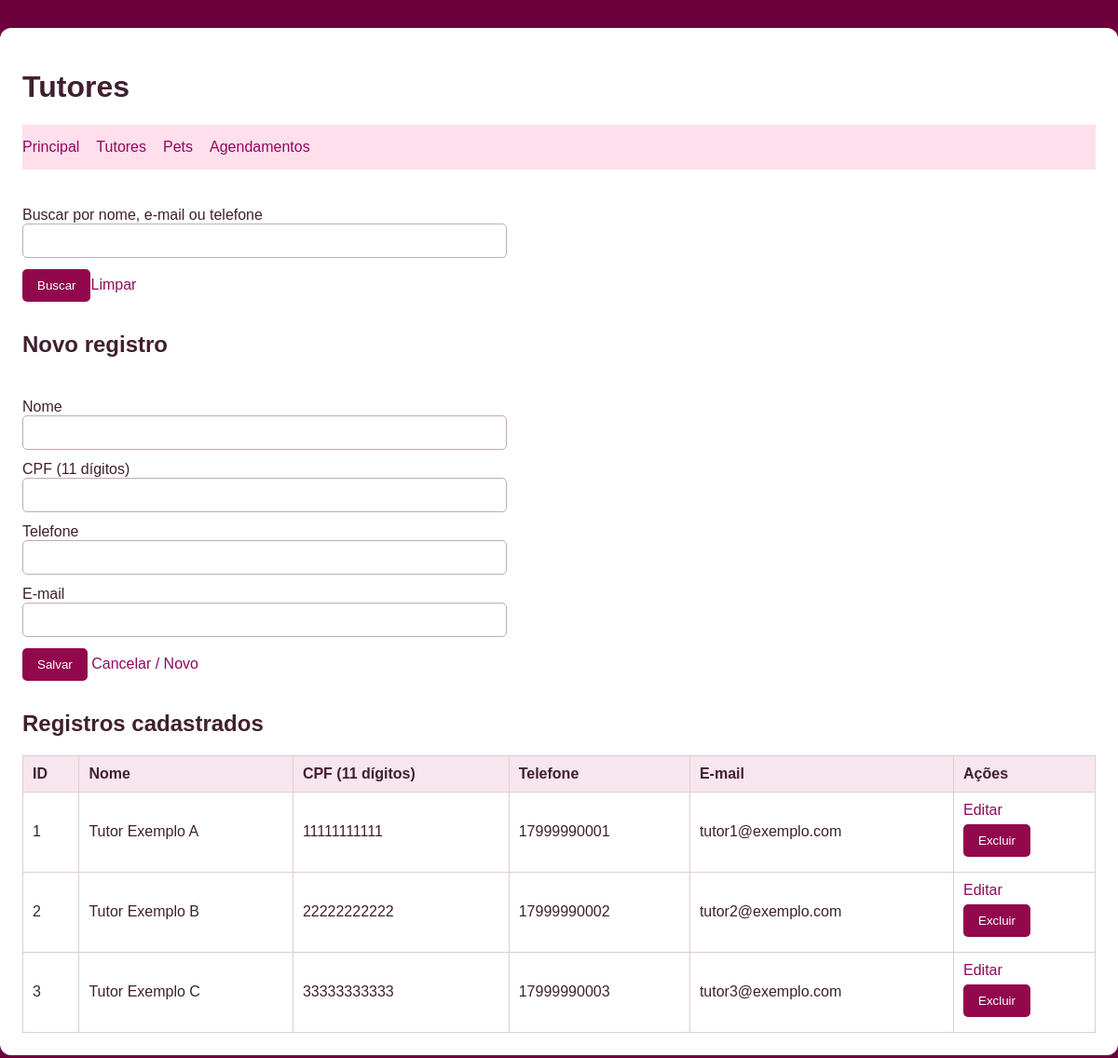
The page /sistema/tutores.php (signed in) on the database its author committed.
### tables this page shows
CREATE TABLE tutores (
    id INT AUTO_INCREMENT PRIMARY KEY,
    nome VARCHAR(120) NOT NULL,
    cpf_criptografado TEXT NOT NULL,
    telefone VARCHAR(20) NOT NULL,
    email VARCHAR(120) NOT NULL
);

### sistema/tutores.php (the view, shortened to what this page needs)
<?php
require_once 'conexao.php';
$id = 0;
$nome = '';
$cpf = '';
$telefone = '';
$email = '';
$busca = trim($_GET['busca'] ?? '');
$termo = '%' . $busca . '%';
$stmt = $conn->prepare('SELECT * FROM tutores WHERE nome LIKE ? OR email LIKE ? OR telefone LIKE ?
ORDER BY nome');
$stmt->bind_param('sss', $termo, $termo, $termo);
$stmt->execute();
$listagem = $stmt->get_result();
?>
<form method="get"><label>Buscar por nome, e-mail ou telefone<input name="busca" value="<?= e($busca)
                                                                                        ?>"></label><button>Buscar</button><a href="tutores.php">Limpar</a></form>
<h2><?= $id ? 'Editar registro' : 'Novo registro' ?></h2>
<form method="post">
    <label>Nome<input type="text" name="nome" value="<?= e($nome) ?>" maxlength="120" required></label>
    <label>CPF (11 dígitos)<input type="text" name="cpf" value="<?= e($cpf) ?>" maxlength="11"
            required></label>
    <label>Telefone<input type="text" name="telefone" value="<?= e($telefone) ?>" maxlength="20"
            required></label>
    <label>E-mail<input type="email" name="email" value="<?= e($email) ?>" maxlength="120"
            required></label>
    <button name="acao" value="salvar">Salvar</button> <a href="tutores.php">Cancelar / Novo</a>
</form>
<h2>Registros cadastrados</h2>
<div class="rolagem">
    <table>
        <thead>
            <tr>
                <th>ID</th>
                <th>Nome</th>
                <th>CPF (11
                    dígitos)</th>
                <th>Telefone</th>
                <th>E-mail</th>
                <th>Ações</th>
            </tr>
        </thead>
        <tbody>
            <?php while ($r = $listagem->fetch_assoc()): ?><tr>
                    <td><?= e($r['id']) ?></td>
                    <td><?= e($r['nome']) ?></td>
                    <td><?= e(descriptografar($r['cpf_criptografado'])) ?></td>
                    <td><?= e($r['telefone']) ?></td>
                    <td><?= e($r['email']) ?></td>
                    <td><a href="tutores.php?editar=<?= e($r['id']) ?>">Editar</a>
                        <form method="post" onsubmit="return confirm('Excluir este registro?')">
                            <button name="acao" value="excluir">Excluir</button>
                        </form>
                    </td>
                </tr>
            <?php endwhile; ?></tbody>
    </table>
</div>

### sistema/style.css (style rules this page uses)
* { box-sizing: border-box; }
body { margin: 0; background: #6b003d; color: #40202e; font-family: Arial, sans-serif; }
a { color: #91085f; text-decoration: none; }
form { padding: 12px 0; }
label { display: block; margin: 12px 0; }
input, select { display: block; width: 100%; max-width: 520px; padding: 10px; border: 1px solid #c4aab5; border-radius: 5px; }
button { padding: 10px 16px; background: #91084d; color: white; border: 0; border-radius: 5px; cursor: pointer; }
.rolagem { overflow-x: auto; }
table { border-collapse: collapse; width: 100%; }
th, td { padding: 10px; text-align: left; border: 1px solid #dfccd2; }
th { background: #f8e6ee; }
td form { padding: 6px 0; }

### rows shown on the page
tutores: id "1", nome "Tutor Exemplo A", cpf_criptografado "11111111111", telefone "17999990001", email "tutor1@exemplo.com"
tutores: id "2", nome "Tutor Exemplo B", cpf_criptografado "22222222222", telefone "17999990002", email "tutor2@exemplo.com"
tutores: id "3", nome "Tutor Exemplo C", cpf_criptografado "33333333333", telefone "17999990003", email "tutor3@exemplo.com"

### other values the page prints
$titulo "Tutores"
